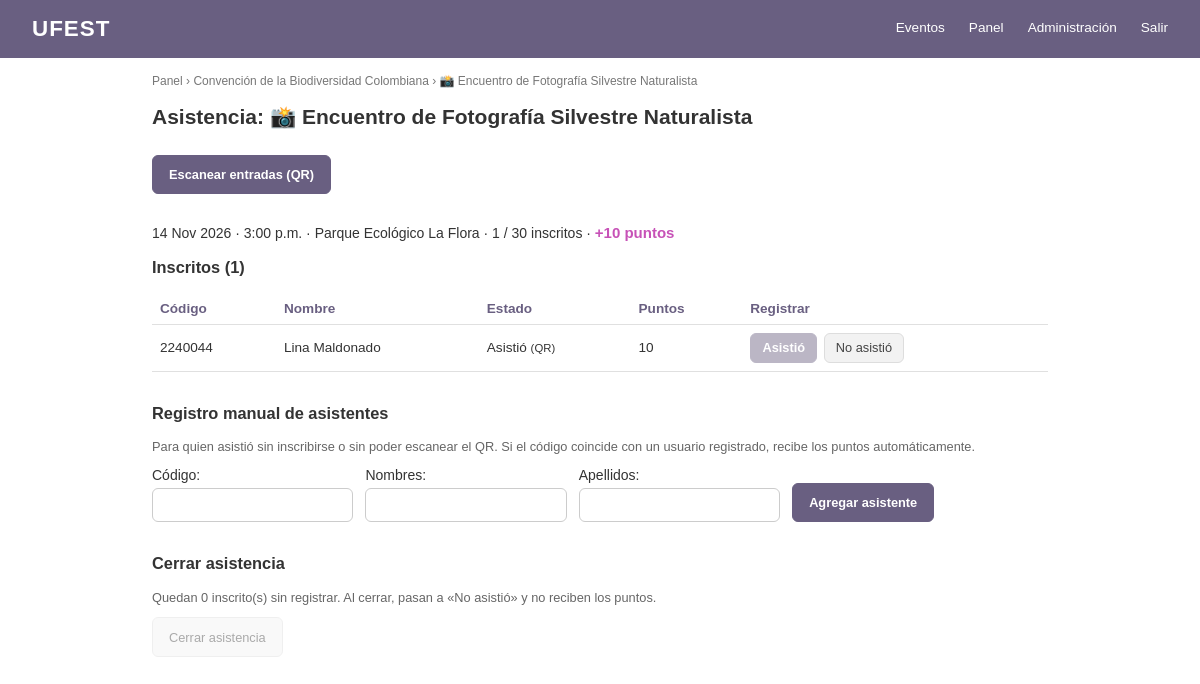
/panel/actividades/3/asistencia/ (signed in), run on the app's committed database.
### Evento/models.py (models this page shows, shortened)
class ConfiguracionSitio(models.Model):
    nombre = models.CharField("Nombre del sitio", max_length=40, default="UFEST")
    logo = models.ImageField("Logo", upload_to="sitio/", blank=True)
    titulo_portada = models.CharField("Título de la página principal", max_length=80, default="Eventos")
    descripcion_portada = models.CharField("Texto bajo el título", max_length=250, blank=True)
    color_primario = models.CharField(
        "Color principal", max_length=7, default="#1F3864", validators=[color_hex],
        help_text="Barra de navegación, títulos y botones",
    )
    color_acento = models.CharField(
        "Color de acento", max_length=7, default="#2e7d32", validators=[color_hex],
        help_text="Puntos y resaltados",
    )
    class Meta:
        verbose_name = "configuración del sitio"
        verbose_name_plural = "configuración del sitio"
    @classmethod
    def obtener(cls):
        return cls.objects.get_or_create(pk=1)[0]

class Actividad(models.Model):
    class Estado(models.TextChoices):
        BORRADOR = "borrador", "Borrador"
        PUBLICADO = "publicado", "Publicado"
        EN_CURSO = "en_curso", "En curso"
        FINALIZADO = "finalizado", "Finalizado"
        CANCELADO = "cancelado", "Cancelado"
    evento = models.ForeignKey(Evento, on_delete=models.CASCADE, related_name="actividades")
    nombre = models.CharField(max_length=250)
    descripcion = models.TextField()
    lugar = models.CharField(max_length=120)
    cupo = models.PositiveIntegerField()
    categoria = models.ForeignKey(
        Categoria, on_delete=models.SET_NULL, null=True, blank=True, related_name="actividades"
    )
    fecha_inicio = models.DateTimeField()
    fecha_fin = models.DateTimeField()
    imagen = models.ImageField(upload_to="actividades/", blank=True)
    estado = models.CharField(max_length=20, choices=Estado.choices, default=Estado.BORRADOR)
    puntos = models.PositiveIntegerField(help_text="Puntos que gana quien asiste")
    token_qr = models.UUIDField(default=uuid.uuid4, unique=True, editable=False)
    creado_por = models.ForeignKey(
        settings.AUTH_USER_MODEL, on_delete=models.PROTECT, related_name="actividades_creadas"
    )
    coordinadores = models.ManyToManyField(
        settings.AUTH_USER_MODEL, blank=True, related_name="actividades_asignadas"
    )
    class Meta:
        verbose_name_plural = "actividades"
        ordering = ["fecha_inicio"]
        constraints = [
            models.UniqueConstraint(fields=["evento", "nombre"], name="actividad_unica_por_evento")
        ]
    @property
    def inscritos(self):
        return self.participaciones.exclude(estado=Participacion.Estado.CANCELADO).count()

class Evento(models.Model):
    color_primario = models.CharField(
        max_length=7, default="#1F3864", validators=[color_hex],
        help_text="Color de la barra, títulos y botones",
    )
    color_acento = models.CharField(
        max_length=7, default="#2e7d32", validators=[color_hex],
        help_text="Color de los puntos y destacados",
    )
    class Estado(models.TextChoices):
        BORRADOR = "borrador", "Borrador"
        PUBLICADO = "publicado", "Publicado"
        EN_CURSO = "en_curso", "En curso"
        FINALIZADO = "finalizado", "Finalizado"
        CANCELADO = "cancelado", "Cancelado"
    nombre = models.CharField(max_length=50, unique=True)
    descripcion = models.CharField(max_length=250)
    fecha_inicio = models.DateField()
    fecha_fin = models.DateField()
    sede = models.CharField(max_length=120)
    imagen = models.ImageField(upload_to="eventos/", blank=True)
    estado = models.CharField(max_length=20, choices=Estado.choices, default=Estado.BORRADOR)
    creado_por = models.ForeignKey(
        settings.AUTH_USER_MODEL, on_delete=models.PROTECT, related_name="eventos_creados"
    )
    coordinadores = models.ManyToManyField(
        settings.AUTH_USER_MODEL, blank=True, related_name="eventos_asignados"
    )

class Participacion(models.Model):
    class Estado(models.TextChoices):
        INSCRITO = "inscrito", "Inscrito"
        ASISTIO = "asistio", "Asistió"
        NO_ASISTIO = "no_asistio", "No asistió"
        CANCELADO = "cancelado", "Cancelado"
    class Metodo(models.TextChoices):
        QR = "qr", "QR"
        MANUAL = "manual", "Manual"
    usuario = models.ForeignKey(
        settings.AUTH_USER_MODEL, on_delete=models.CASCADE, related_name="participaciones"
    )
    actividad = models.ForeignKey(
        Actividad, on_delete=models.CASCADE, related_name="participaciones"
    )
    estado = models.CharField(max_length=20, choices=Estado.choices, default=Estado.INSCRITO)
    puntos_otorgados = models.PositiveIntegerField(default=0)
    fecha_inscripcion = models.DateTimeField(auto_now_add=True)
    token = models.UUIDField(default=uuid.uuid4, unique=True, editable=False)
    fecha_asistencia = models.DateTimeField(null=True, blank=True)
    metodo_registro = models.CharField(max_length=10, choices=Metodo.choices, blank=True)
    class Meta:
        verbose_name_plural = "participaciones"
        unique_together = ("usuario", "actividad")

### Cuenta/models.py (models this page shows, shortened)
class Usuario(AbstractUser):
    class Rol(models.TextChoices):
        PARTICIPANTE = "participante", "Participante"
        COORDINADOR = "coordinador", "Coordinador de actividades"
        ADMIN = "admin", "Administrador general"
    codigo = models.CharField(max_length=20, unique=True)
    rol = models.CharField(max_length=20, choices=Rol.choices, default=Rol.PARTICIPANTE)
    telefono = models.CharField(max_length=20, blank=True)
    verificado = models.BooleanField(
        default=False,
        help_text="Márcalo cuando hayas comprobado que el código y el nombre son reales. "
                  "Un participante sin verificar no puede inscribirse.",
    )
    REQUIRED_FIELDS = ["email", "codigo"]
    @property
    def es_participante(self):
        return self.rol == self.Rol.PARTICIPANTE

### Evento/views.py (the view)
# urls.py: path("panel/actividades/<int:pk>/asistencia/", views.asistencia, name="asistencia"),
@login_required
def asistencia(request, pk):
    actividad = _actividad_del_panel(request, pk)
    participaciones = (
        actividad.participaciones
        .exclude(estado=Participacion.Estado.CANCELADO)
        .select_related("usuario")
        .order_by("usuario__last_name", "usuario__first_name")
    )
    return render(request, "panel/asistencia.html", {
        "actividad": actividad,
        "participaciones": participaciones,
        "pendientes": participaciones.filter(estado=Participacion.Estado.INSCRITO).count(),
        "asistentes": actividad.asistentes.order_by("-fecha_registro"),
        "form": AsistenteForm(),
    })

### Evento/forms.py
class AsistenteForm(forms.ModelForm):
    class Meta:
        model = AsistenteActividad
        fields = ("codigo", "nombres", "apellidos")
        labels = {"codigo": "Código"}

### Cuenta/permisos.py (called while the page is built)
def es_admin_general(usuario):
    if ( (usuario.rol)=="admin"):
        return True
    else:
        return False

def es_coordinador(usuario):
    if ( (usuario.rol)=="coordinador" or (usuario.rol)=="admin"):
        return True
    else:
        return False

def actividades_de(usuario):
    if es_admin_general(usuario):
        return Actividad.objects.all()
    elif es_coordinador(usuario):
        return Actividad.objects.filter(evento__coordinadores=usuario).all()
    else:
        return Actividad.objects.none()

### Evento/contexto.py (called while the page is built)
def sitio(request):
    try:
        return {"sitio": ConfiguracionSitio.obtener()}
    except (OperationalError, ProgrammingError):  # antes de migrar
        return {"sitio": ConfiguracionSitio()}

### Evento/views.py (called while the page is built)
def _actividad_del_panel(request, pk):
    if not es_coordinador(request.user):
        raise PermissionDenied
    return get_object_or_404(actividades_de(request.user).select_related("evento"), pk=pk)

### templates/panel/asistencia.html (shortened to what this page needs)
{% extends "base.html" %}
{% block contenido %}
<p class="migas">
  <a href="{% url 'evento:panel' %}">Panel</a> &rsaquo;
  {{ actividad.evento.nombre }} &rsaquo;
  {{ actividad.nombre }}
</p>
<h2>Asistencia: {{ actividad.nombre }}</h2>
{% if actividad.estado != "cancelado" %}
  <a class="btn btn-primario boton-nuevo" href="{% url 'evento:escanear' actividad.pk %}">Escanear entradas (QR)</a><p>
  {{ actividad.fecha_inicio|date:"j M Y · g:i a" }} · {{ actividad.lugar }} ·
  {{ actividad.inscritos }} / {{ actividad.cupo }} inscritos ·
  <span class="puntos">+{{ actividad.puntos }} puntos</span>
</p>
{% endif %}
<section>
  <h3>Inscritos ({{ participaciones|length }})</h3>
  <table class="tabla">
    <thead>
      <tr><th>Código</th><th>Nombre</th><th>Estado</th><th>Puntos</th><th>Registrar</th></tr>
    </thead>
    <tbody>
      {% for p in participaciones %}
        <tr>
          <td>{{ p.usuario.codigo }}</td>
          <td>{{ p.usuario.get_full_name|default:p.usuario.username }}</td>
          <td>
            {{ p.get_estado_display }}
            {% if p.metodo_registro %}<small>({{ p.get_metodo_registro_display }})</small>{% endif %}
          </td>
          <td>{{ p.puntos_otorgados }}</td>
          <td>
            <form method="post" action="{% url 'evento:marcar' actividad.pk p.pk %}" class="botones-asistencia">
              <button class="btn btn-primario" name="asistio" value="1"
                      {% if p.estado == "asistio" %}disabled{% endif %}>Asistió</button>
              <button class="btn btn-secundario" name="asistio" value="0"
                      {% if p.estado == "no_asistio" %}disabled{% endif %}>No asistió</button>
            </form>
          </td>
        </tr>
      {% empty %}
        <tr><td colspan="5">Nadie se ha inscrito todavía.</td></tr>
      {% endfor %}
    </tbody>
  </table>
</section>
<section>
  <h3>Registro manual de asistentes</h3>
  <p class="ayuda">
    Para quien asistió sin inscribirse o sin poder escanear el QR. Si el código coincide con
    un usuario registrado, recibe los puntos automáticamente.
  </p>
  <form method="post" action="{% url 'evento:agregar_asistente' actividad.pk %}" class="formulario formulario-linea">
    {{ form.as_p }}
    <button class="btn btn-primario">Agregar asistente</button>
  </form>
</section>
<section>
  <h3>Cerrar asistencia</h3>
  <p class="ayuda">
    Quedan {{ pendientes }} inscrito(s) sin registrar. Al cerrar, pasan a
    «No asistió» y no reciben los puntos.
  </p>
  <form method="post" action="{% url 'evento:cerrar_asistencia' actividad.pk %}">
    <button class="btn btn-secundario" {% if not pendientes %}disabled{% endif %}>Cerrar asistencia</button>
  </form>
</section>
{% endblock %}

### templates/base.html (shortened to what this page needs)
{% load static %}
<!DOCTYPE html>
<html lang="es">
<head>
  <link rel="stylesheet" href="{% static 'css/style.css' %}">
</head>
<body>
  <header class="navbar">
    <h1>{% if sitio.logo %}<img src="{{ sitio.logo.url }}" alt="" class="logo-sitio">{% endif %}{{ sitio.nombre }}</h1>
    <nav>
      <a href="{% url 'evento:lista' %}">Eventos</a>
      {% if user.is_authenticated %}
        {% if user.rol == "coordinador" or user.rol == "admin" %}
          <a href="{% url 'evento:panel' %}">Panel</a>
        {% endif %}
        {% if user.rol == "admin" %}
          <a href="{% url 'evento:gestion' %}">Administración</a>
        {% endif %}
        <form method="post" action="{% url 'logout' %}" class="form-salir">
          <button type="submit">Salir</button>
        </form>
      {% else %}
        <a href="{% url 'login' %}">Iniciar sesión</a>
        <a href="{% url 'registro' %}">Registrarse</a>
      {% endif %}
    </nav>
  </header>
  <main>
    {% block contenido %}{% endblock %}
  </main>
</body>
</html>

### static/css/style.css (style rules this page uses)
:root { --azul: #1F3864; --azul-fondo: #e8edf6; --verde: #2e7d32; --verde-fondo: color-mix(in srgb, var(--verde) 12%, white); --gris: #e0e0e0; }
* { box-sizing: border-box; }
body { margin: 0; font-family: Arial, Helvetica, sans-serif; color: #333; background: #fff; font-size: 14px; }
.navbar { display: flex; justify-content: space-between; align-items: center; background: var(--azul); color: #fff; padding: 1rem 2rem; }
.navbar h1 { margin: 0; font-size: 1.4rem; letter-spacing: 1px; }
.navbar nav { display: flex; align-items: center; gap: 1.5rem; }
.navbar a { color: #fff; text-decoration: none; font-size: .85rem; padding-bottom: 4px; }
.form-salir { margin: 0; }
.form-salir button { background: none; border: none; color: #fff; font-size: .85rem; font-family: inherit; cursor: pointer; padding: 0 0 4px; }
main { max-width: 960px; margin: 0 auto; padding: 1rem 2rem 2rem; }
.migas { font-size: .75rem; color: #777; margin: 0 0 1rem; }
.migas a { color: #777; text-decoration: none; }
.puntos { font-size: 15px; font-weight: bold; color: var(--verde); }
.btn { flex: 1; display: inline-block; text-align: center; text-decoration: none; padding: .7rem 1rem; border-radius: 6px; font-size: .8rem; font-family: inherit; cursor: pointer; }
.btn-primario { background: var(--azul); color: #fff; border: 1px solid var(--azul); font-weight: bold; }
.btn-secundario { background: #f2f2f2; color: #444; border: 1px solid #ddd; }
.formulario { max-width: 420px; }
.formulario p { display: flex; flex-direction: column; gap: .3rem; margin: 0 0 .9rem; }
.formulario input, .formulario select { padding: .55rem .7rem; border: 1px solid #ccc; border-radius: 6px; font-size: .85rem; font-family: inherit; }
.formulario .btn { flex: none; width: 100%; }
.tabla { width: 100%; border-collapse: collapse; font-size: .85rem; margin-bottom: 1.5rem; }
.tabla th, .tabla td { text-align: left; padding: .5rem; border-bottom: 1px solid var(--gris); }
.tabla th { color: var(--azul); }
section + section { margin-top: 2rem; }
.ayuda { font-size: .8rem; color: #666; }
.botones-asistencia { display: flex; gap: .4rem; }
.botones-asistencia .btn { flex: none; padding: .4rem .7rem; }
.btn:disabled { opacity: .45; cursor: default; }
.formulario-linea { max-width: none; display: flex; flex-wrap: wrap; gap: .75rem; align-items: end; }
.formulario-linea p { margin: 0; }
.formulario-linea .btn { width: auto; }
.boton-nuevo { flex: none; display: inline-block; margin: .5rem 0 1rem; }
.navbar h1 { display: flex; align-items: center; gap: .6rem; }

### data on the page
ConfiguracionSitio: nombre "UFEST"
Actividad: evento.nombre "Convención de la Biodiversidad Colombiana", nombre "📸 Encuentro de Fotografía Silvestre Naturalista", fecha_inicio "14 Nov 2026 · 3:00 p.m.", lugar "Parque Ecológico La Flora", inscritos "1", cupo "30", puntos "10"
Participacion: usuario.codigo "2240044", usuario.get_full_name "Lina Maldonado", estado "Asistió", metodo_registro "QR", puntos_otorgados "10"

### other printed values
{{ participaciones|length }} "1"
{{ pendientes }} "0"
